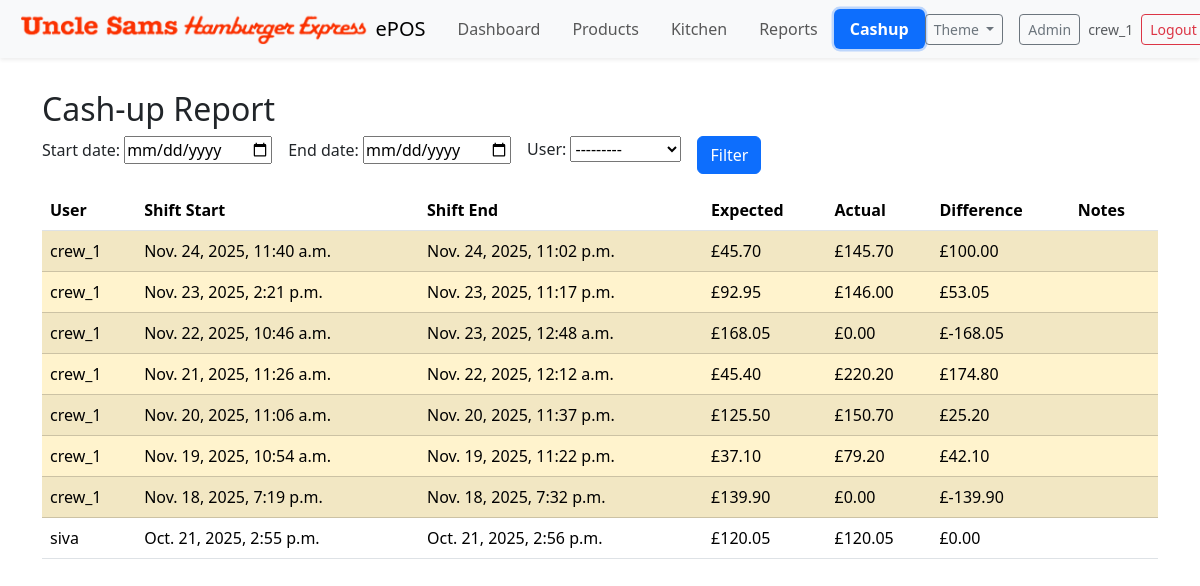
The app's page /cashup/report/ (signed in), older data.
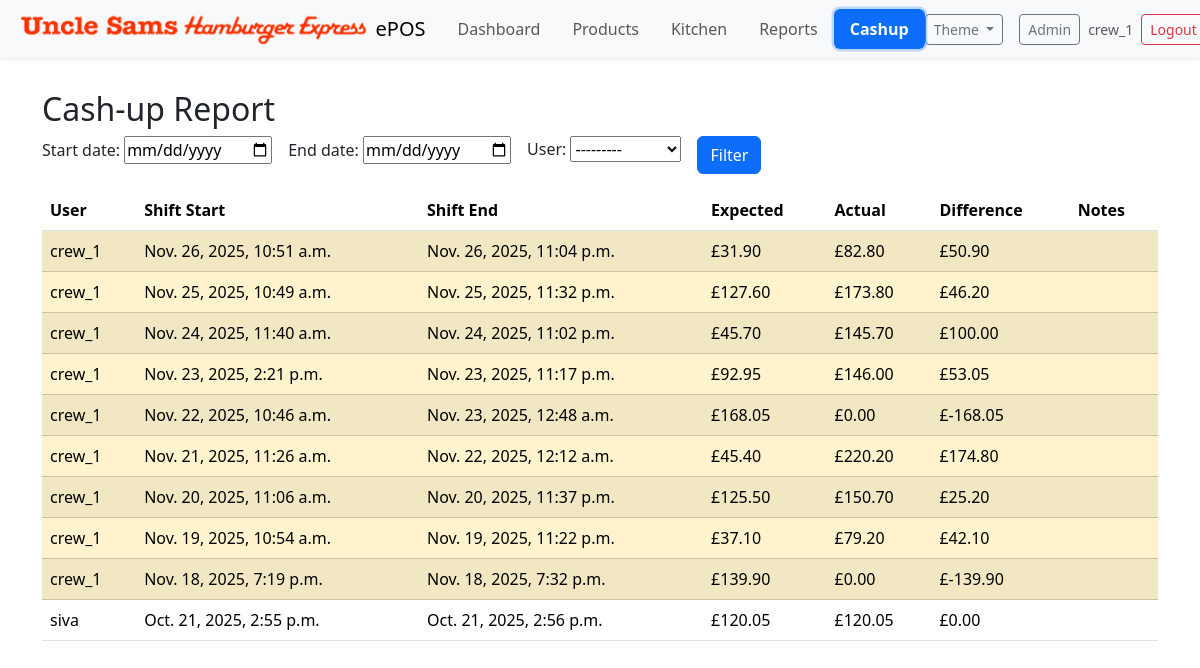
The same page, newer data.
### cashup/models.py (models this page shows, shortened)
class CashUp(models.Model):
    shift = models.OneToOneField(Shift, on_delete=models.CASCADE, related_name='cashup')
    expected_amount = models.DecimalField(max_digits=10, decimal_places=2, help_text="Expected cash amount based on transactions")
    actual_amount = models.DecimalField(max_digits=10, decimal_places=2, help_text="Actual cash amount counted at the end of the shift")
    difference = models.DecimalField(max_digits=10, decimal_places=2, help_text="Difference between expected and actual amounts")
    created_at = models.DateTimeField(default=timezone.now)
    notes = models.TextField(blank=True)
    class Meta:
        ordering = ['-created_at']

class Shift(models.Model):
    user = models.ForeignKey('auth.User', on_delete=models.CASCADE)
    start_time = models.DateTimeField(default=timezone.now)
    end_time = models.DateTimeField(null=True, blank=True)
    is_closed = models.BooleanField(default=False)
    class Meta:
        ordering = ['-start_time']

### cashup/views.py (the view, shortened to what this page needs)
# urls.py: path('report/', views.report, name='report'),
@login_required
def report(request):
    if request.user.groups.exists() and not _has_group(request.user, 'Manager'):
        messages.error(request, 'You do not have permission to view reports.')
        return redirect('cashup:index')
    form = ReportFilterForm(request.GET or None)
    qs = CashUp.objects.select_related('shift', 'shift__user').order_by('-created_at')
    rows = list(qs)
    return render(request, 'cashup/report.html', { 'form': form, 'rows': rows })

### cashup/forms.py
class ReportFilterForm(forms.Form):
    start_date = forms.DateField(required=False, widget=forms.DateInput(attrs={'type':'date'}))
    end_date = forms.DateField(required=False, widget=forms.DateInput(attrs={'type':'date'}))
    user = forms.ModelChoiceField(queryset=get_user_model().objects.all().order_by('username'), required=False)

### cashup/templates/cashup/report.html (shortened to what this page needs)
{% extends 'manage_orders/index.html' %}
{% block content %}
<div class="container py-3">
  <h2>Cash-up Report</h2>
  <form method="get" class="row g-3 mb-3">
    <div class="col-auto">{{ form.start_date.label_tag }} {{ form.start_date }}</div>
    <div class="col-auto">{{ form.end_date.label_tag }} {{ form.end_date }}</div>
    <div class="col-auto">{{ form.user.label_tag }} {{ form.user }}</div>
    <div class="col-auto align-self-end"><button class="btn btn-primary">Filter</button></div>
  </form>
  <div class="table-responsive">
    <table class="table table-striped align-middle">
      <thead>
        <tr>
          <th>User</th>
          <th>Shift Start</th>
          <th>Shift End</th>
          <th>Expected</th>
          <th>Actual</th>
          <th>Difference</th>
          <th>Notes</th>
        </tr>
      </thead>
      <tbody>
        {% for r in rows %}
          <tr class="{% if r.difference and r.difference != 0 %}table-warning{% endif %}">
            <td>{{ r.shift.user.username }}</td>
            <td>{{ r.shift.start_time }}</td>
            <td>{{ r.shift.end_time }}</td>
            <td>£{{ r.expected_amount }}</td>
            <td>£{{ r.actual_amount }}</td>
            <td>£{{ r.difference }}</td>
            <td class="small">{{ r.notes }}</td>
          </tr>
        {% empty %}
          <tr><td colspan="7" class="text-muted">No results.</td></tr>
        {% endfor %}
      </tbody>
    </table>
  </div>
</div>
{% endblock %}

### manage_orders/templates/manage_orders/index.html (shortened to what this page needs)
{% load static %}
<!doctype html>
<html lang="en">
  <head>
    <link rel="stylesheet" type="text/css" href="{% static 'bootstrap-5.3.7-dist/css/bootstrap.min.css' %}">
  </head>
  <body>
  {% include 'manage_orders/navbar.html' %}
    <div class="container-fluid px-3">
      {% block content %}{% endblock %}
    </div>
  </body>
</html>

### manage_orders/templates/manage_orders/navbar.html (shortened to what this page needs)
{% load static %}
<nav class="navbar navbar-expand-lg bg-body-tertiary mb-3 shadow-sm">
  <div class="container-fluid">
    <a class="navbar-brand d-flex align-items-center" href="/">
      <img src="{% static 'img/ushe-2.png' %}" alt="Logo" style="height:32px;width:auto;" class="me-2">
      <span>ePOS</span>
    </a>
    <div class="collapse navbar-collapse" id="navbarNav">
  <ul class="navbar-nav me-auto">
        <li class="nav-item">
          <a class="nav-link rounded px-3 py-2 {% if '/manage_orders/dashboard' in request.path %}nav-active{% endif %}" href="/manage_orders/dashboard/">Dashboard</a>
        </li>
        <li class="nav-item">
          <a class="nav-link rounded px-3 py-2 {% if '/manage_orders/app_prod_order' in request.path %}nav-active{% endif %}" href="/manage_orders/app_prod_order/">Products</a>
        </li>
        <li class="nav-item">
          <a class="nav-link rounded px-3 py-2 {% if '/manage_orders/kitchen' in request.path %}nav-active{% endif %}" href="/manage_orders/kitchen/">Kitchen</a>
        </li>
        <li class="nav-item">
          <a class="nav-link rounded px-3 py-2 {% if '/manage_orders/reports' in request.path %}nav-active{% endif %}" href="/manage_orders/reports/">Reports</a>
        </li>
        <li class="nav-item">
          <a class="nav-link rounded px-3 py-2 {% if '/cashup/' in request.path %}nav-active{% endif %}" href="/cashup/">Cashup</a>
        </li>
      </ul>
      <div class="d-flex gap-2 align-items-center">
        <div class="dropdown me-2">
          <button class="btn btn-sm btn-outline-secondary dropdown-toggle" type="button" id="themeDropdown" data-bs-toggle="dropdown" aria-expanded="false">
            Theme
          </button>
        </div>
        <a href="/admin/" class="btn btn-sm btn-outline-secondary" target="_blank">Admin</a>
        {% if request.user.is_authenticated %}
          <div class="d-flex align-items-center gap-2">
            <span class="text-muted small d-none d-md-inline">{{ request.user.username }}</span>
            <form method="post" action="{% url 'cashup:logout' %}" class="m-0 p-0">
              <button type="submit" class="btn btn-sm btn-outline-danger">Logout</button>
            </form>
          </div>
        {% else %}
          <a href="{% url 'cashup:crew_login' %}" class="btn btn-sm btn-primary">Login</a>
        {% endif %}
      </div>
    </div>
  </div>
</nav>

### manage_orders/templates/manage_orders/navbar.html (style rules this page uses)
.navbar .nav-link.nav-active { background: var(--bs-primary); color:#fff !important; font-weight:600; box-shadow:0 0 0 .15rem rgba(var(--bs-primary-rgb), .25); }

Row changes from the older to the newer data that the page shows:
added CashUp: shift.user.username "crew_1", shift.start_time "Nov. 26, 2025, 10:51 a.m.", shift.end_time "Nov. 26, 2025, 11:04 p.m.", expected_amount "31.90", actual_amount "82.80", difference "50.90"
added CashUp: shift.user.username "crew_1", shift.start_time "Nov. 25, 2025, 10:49 a.m.", shift.end_time "Nov. 25, 2025, 11:32 p.m.", expected_amount "127.60", actual_amount "173.80", difference "46.20"
